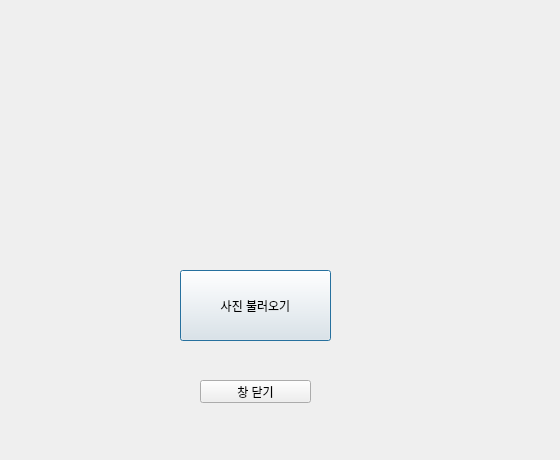
<?xml version="1.0" encoding="UTF-8"?>
<ui version="4.0">
 <class>Damege_recovery</class>
 <widget class="QDialog" name="Damege_recovery">
  <property name="geometry">
   <rect>
    <x>0</x>
    <y>0</y>
    <width>560</width>
    <height>460</height>
   </rect>
  </property>
  <property name="windowTitle">
   <string>Damege_recovery</string>
  </property>
  <widget class="QPushButton" name="file_btn">
   <property name="geometry">
    <rect>
     <x>180</x>
     <y>270</y>
     <width>151</width>
     <height>71</height>
    </rect>
   </property>
   <property name="text">
    <string>사진 불러오기</string>
   </property>
  </widget>
  <widget class="QPushButton" name="close_btn">
   <property name="geometry">
    <rect>
     <x>200</x>
     <y>380</y>
     <width>111</width>
     <height>23</height>
    </rect>
   </property>
   <property name="text">
    <string>창 닫기</string>
   </property>
  </widget>
 </widget>
 <resources/>
 <connections/>
</ui>
